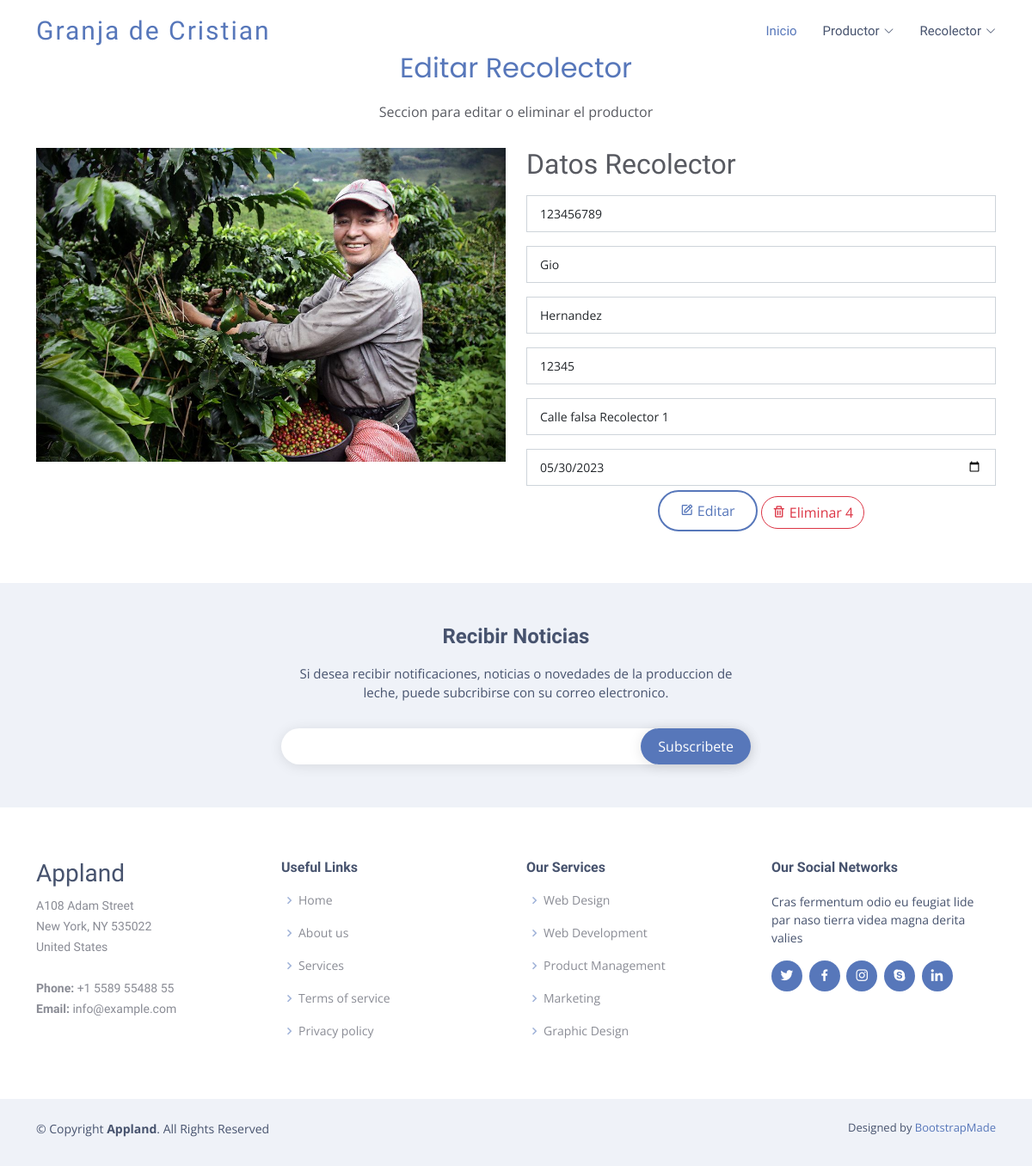
Screenshot of /recolector/view/4 with the database file from the repository.
### recolector/models.py (models this page shows, shortened)
class Recolector(models.Model):
    cedula = models.CharField(max_length=40, unique=True, verbose_name='Cedula')
    nombres = models.CharField(max_length=150, verbose_name='Nombres')
    apellidos = models.CharField(max_length=150, verbose_name='Apellidos')
    direccion = models.CharField(max_length=150, verbose_name='Direccion')
    fNacimiento = models.DateField(null=True, blank=True, verbose_name="Fecha de cumpleaños")
    telefono = models.CharField(max_length=10, null=True, blank=True, verbose_name="Teléfono")
    create_at = models.DateTimeField(auto_now_add=True, verbose_name='Creado')
    update_at = models.DateTimeField(auto_now=True, verbose_name='Editado')
    class Meta:
        verbose_name = 'Recolector'
        verbose_name_plural = 'Recolectores'

### recolector/views.py (the view, shortened to what this page needs)
# urls.py: path('view/<int:pk>', views.editar, name="verfinca"),
def editar(request, pk):
    recolector = Recolector.objects.get(pk=pk)
    return render(request, 'recolector/editar.html', {
        'title': 'Ver recolector',
        'recolector': recolector,
        'fecha_nacimiento' : recolector.fNacimiento,
    })

### recolector/templates/recolector/editar.html (shortened to what this page needs)
{% extends 'layouts/layout.html' %}
{% block content %}
{% load static %}
<section id="contact" class="contact">
  <div class="container" data-aos="fade-up">
    <div class="section-title">
      <h2>Editar Recolector</h2>
      <p>Seccion para editar o eliminar el productor</p>
    </div>
    <form method="post" class="php-email-form">
    <div class="row">
      <div class="col-lg-6">
        <div class="form-group">
          <img src="{% static 'assets/img/reco1.jpeg' %}" class="img-fluid" alt="">
        </div>
    </div>
        <div class="col-lg-6">
          <div class="form-group">
            <h2>Datos Recolector</h2>
          </div>
          <div class="form-group mt-3">
            <input placeholder="Cedula*" type="text" value="{{recolector.cedula}}" class="form-control" name="cedula" id="cedula" required>
          </div>
          <div class="form-group mt-3">
            <input placeholder="Nombres*" type="text" value="{{recolector.nombres}}" name="nombre" class="form-control" id="nombre" required>
          </div>
          <div class="form-group mt-3">
            <input placeholder="Apellidos*" type="text" value="{{recolector.apellidos}}" class="form-control" name="apellido" id="apellido" required>
          </div>
          <div class="form-group mt-3">
            <input placeholder="Telefono*" type="text" value="{{recolector.telefono}}" class="form-control" name="telefono" id="telefono" required>
          </div>
          <div class="form-group mt-3">
            <input placeholder="Direccion*" type="text" value="{{recolector.direccion}}" class="form-control" name="direccion" id="direccion" required>
          </div>
          <div class="form-group mt-3">
            <input placeholder="Fecha nacimiento*" type="date" value="{{fecha_nacimiento|date:'Y-m-d'}}" class="form-control" name="fnacimiento" id="fnacimiento" min="2005-01-01" required>
          </div>
          <div class="text-center"><button type="submit"><i class='bx bx-edit me-1' ></i>Editar </button>
          <a class="btn btn-outline-danger rounded-pill" onclick="eliminarProducto({{recolector.pk}})" role="button" aria-expanded="false" aria-controls="collapseExample"><i class='bx bx-trash me-1' ></i>Eliminar {{recolector.pk}}</a>
          </div>
        </div>
    </div>
  </form>
  </div>
</section>
{% endblock%}

### mainapp/static/assets/css/style.css (style rules this page uses)
body { font-family: "Open Sans", sans-serif; color: #585a61; }
a { color: #5777ba; text-decoration: none; }
h1, h2, h3, h4, h5, h6 { font-family: "Raleway", sans-serif; }
section { padding: 60px 0; overflow: hidden; }
.section-title { text-align: center; padding-bottom: 30px; }
.section-title h2 { font-size: 32px; font-weight: 400; margin-bottom: 20px; padding-bottom: 0; color: #5777ba; font-family: "Poppins", sans-serif; }
.section-title p { margin-bottom: 0; }
.contact .php-email-form { width: 100%; }
.contact .php-email-form input, .contact .php-email-form textarea { border-radius: 0; box-shadow: none; font-size: 14px; }
.contact .php-email-form input { padding: 10px 15px; }
.contact .php-email-form button[type=submit] { background: #fff; border: 2px solid #5777ba; padding: 10px 24px; color: #5777ba; transition: 0.4s; border-radius: 50px; margin-top: 5px; }

### rows the page displays
Recolector: cedula "123456789", nombre "Gio", apellido "Hernandez", telefono "12345", direccion "Calle falsa Recolector 1", fnacimiento "05/30/2023", pk "4"
